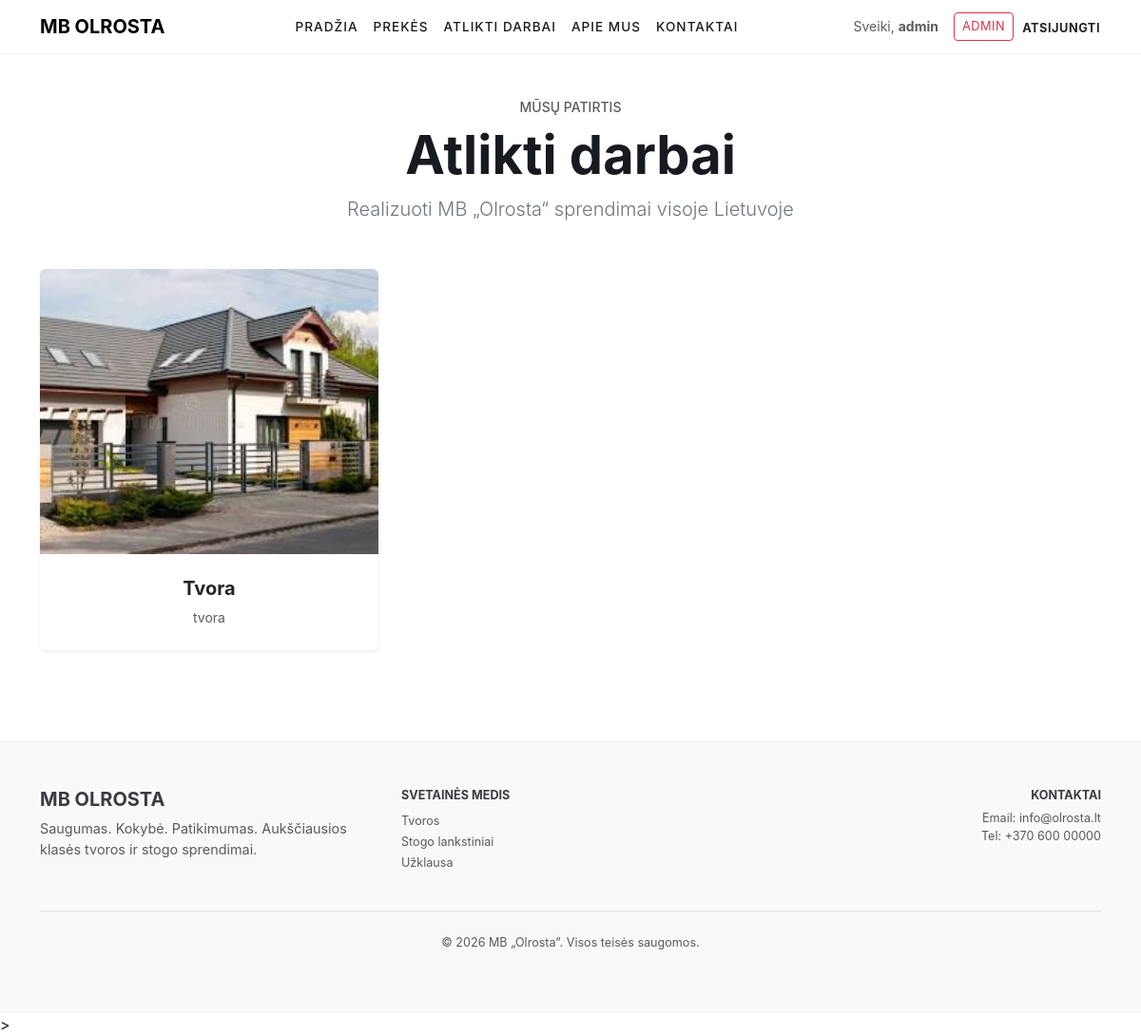
The page /darbai/ (signed in) on the database its author committed.
### shop/models.py (models this page shows, shortened)
class Project(models.Model):
    title = models.CharField(max_length=200)
    image = models.ImageField(upload_to='projects/')
    description = models.TextField(blank=True)

### shop/views.py (the view)
# urls.py: path('darbai/', views.projects, name='projects'),
def projects(request):
    all_projects = Project.objects.all()
    return render(request, 'projects.html', {'projects': all_projects})

### templates/projects.html (shortened to what this page needs)
{% extends 'base.html' %}
{% load static %}
{% block content %}
<div class="container py-5">
    <div class="text-center mb-5">
        <h6 class="text-uppercase tracking-widest text-muted small">Mūsų patirtis</h6>
        <h1 class="display-4 fw-bold">Atlikti darbai</h1>
        <p class="lead text-secondary">Realizuoti MB „Olrosta“ sprendimai visoje Lietuvoje</p>
    </div>
    <div class="row g-4">
        {% for project in projects %}
        <div class="col-md-6 col-lg-4">
            <div class="card h-100 border-0 shadow-sm overflow-hidden project-card">
                {% if project.image %}
                <div class="project-image-wrapper" style="height: 300px; overflow: hidden;">
                    <img src="{{ project.image.url }}" class="card-img-top w-100 h-100" style="object-fit: cover; transition: transform 0.5s ease;" alt="{{ project.title }}">
                </div>
                {% endif %}
                <div class="card-body p-4 text-center">
                    <h5 class="fw-bold mb-2">{{ project.title }}</h5>
                    <p class="text-muted small mb-0">{{ project.description }}</p>
                </div>
            </div>
        </div>
        {% empty %}
        <div class="col-12 text-center py-5">
            <p class="text-muted">Šiuo metu projektų nuotraukų nėra. Įkelkite jas per Admin panelę.</p>
        </div>
        {% endfor %}
    </div>
</div>
{% endblock %}

### templates/base.html (shortened to what this page needs)
{% load static %}
<!DOCTYPE html>
<html lang="lt">
<head>
    <link href="https://cdn.jsdelivr.net/npm/bootstrap@5.3.0/dist/css/bootstrap.min.css" rel="stylesheet">
    <link rel="stylesheet" href="{% static 'css/style.css' %}">
</head>
<body>
<nav class="navbar navbar-expand-lg sticky-top">
    <div class="container">
        <a class="navbar-brand fw-bold" href="{% url 'home' %}">MB OLROSTA</a>
        <div class="collapse navbar-collapse" id="navbarNav">
            <ul class="navbar-nav mx-auto">
                <li class="nav-item"><a class="nav-link" href="{% url 'home' %}">Pradžia</a></li>
                <li class="nav-item"><a class="nav-link" href="{% url 'products' %}">Prekės</a></li>
                <li class="nav-item"><a class="nav-link" href="{% url 'projects' %}">Atlikti darbai</a></li>
                <li class="nav-item"><a class="nav-link" href="{% url 'about' %}">Apie mus</a></li>
                <li class="nav-item"><a class="nav-link" href="{% url 'contact' %}">Kontaktai</a></li>
            </ul>
            <div class="auth-buttons d-flex align-items-center">
                {% if user.is_authenticated %}
                    <span class="me-3 text-muted small">Sveiki, <strong>{{ user.username }}</strong></span>
                    {% if user.is_staff %}
                        <a href="/admin/" class="btn btn-outline-danger btn-sm me-2 py-1">Admin</a>
                    {% endif %}
                    <form action="{% url 'logout' %}" method="post" class="d-inline">
                        <button type="submit" class="btn btn-link text-dark text-decoration-none p-0 small fw-bold">Atsijungti</button>
                    </form>
                {% else %}
                    <a href="{% url 'login' %}" class="btn btn-link text-dark text-decoration-none me-3 small fw-bold">Prisijungti</a>
                    <a href="{% url 'register' %}" class="btn btn-dark btn-sm px-3 py-2 rounded-pill">Registracija</a>
                {% endif %}
            </div>
        </div>
    </div>
</nav>
{% block content %}
{% endblock %}
<footer class="py-5 mt-5 bg-light">
    <div class="container">
        <div class="row">
            <div class="col-md-4">
                <h5 class="fw-bold">MB OLROSTA</h5>
                <p class="text-muted">Saugumas. Kokybė. Patikimumas. Aukščiausios klasės tvoros ir stogo sprendimai.</p>
            </div>
            <div class="col-md-4">
                <h6 class="fw-bold text-uppercase small">Svetainės medis</h6>
                <ul class="list-unstyled">
                    <li><a href="{% url 'products' %}" class="text-decoration-none text-muted small">Tvoros</a></li>
                    <li><a href="{% url 'products' %}" class="text-decoration-none text-muted small">Stogo lankstiniai</a></li>
                    <li><a href="{% url 'contact' %}" class="text-decoration-none text-muted small">Užklausa</a></li>
                </ul>
            </div>
            <div class="col-md-4 text-md-end">
                <h6 class="fw-bold text-uppercase small">Kontaktai</h6>
                <p class="text-muted small">Email: info@olrosta.lt<br>Tel: +370 600 00000</p>
            </div>
        </div>
        <div class="text-center mt-4 pt-4 border-top">
            <p class="text-muted small">&copy; 2026 MB „Olrosta“. Visos teisės saugomos.</p>
        </div>
    </div>
</footer>
</body>
</html>>

### static/css/style.css (style rules this page uses)
:root { --tesla-black: #171a20; --tesla-gray: #393c41; --tesla-white: #ffffff; }
body { font-family: 'Universal Sans', -apple-system, BlinkMacSystemFont, "Segoe UI", Roboto, sans-serif; color: var(--tesla-black); margin: 0; }
.card { border: none; transition: transform 0.3s; }
footer { background: var(--tesla-white); padding: 50px 0; border-top: 1px solid #eee; font-size: 0.9rem; }

### templates/base.html (style rules this page uses)
.navbar { background: rgba(255,255,255,0.9); backdrop-filter: blur(10px); border-bottom: 1px solid rgba(0,0,0,0.05); }
.nav-link { color: #171a20 !important; font-weight: 500; text-transform: uppercase; font-size: 0.85rem; letter-spacing: 1px; }
footer { border-top: 1px solid #eee; color: #393c41; }
.auth-buttons .btn { font-size: 0.8rem; text-transform: uppercase; letter-spacing: 0.5px; }

### templates/projects.html (style rules this page uses)
.project-card { transition: box-shadow 0.3s ease; }

### rows shown on the page
Project: image (picture), title "Tvora", description "tvora"

### other values the page prints
{{ user.username }} "admin"
